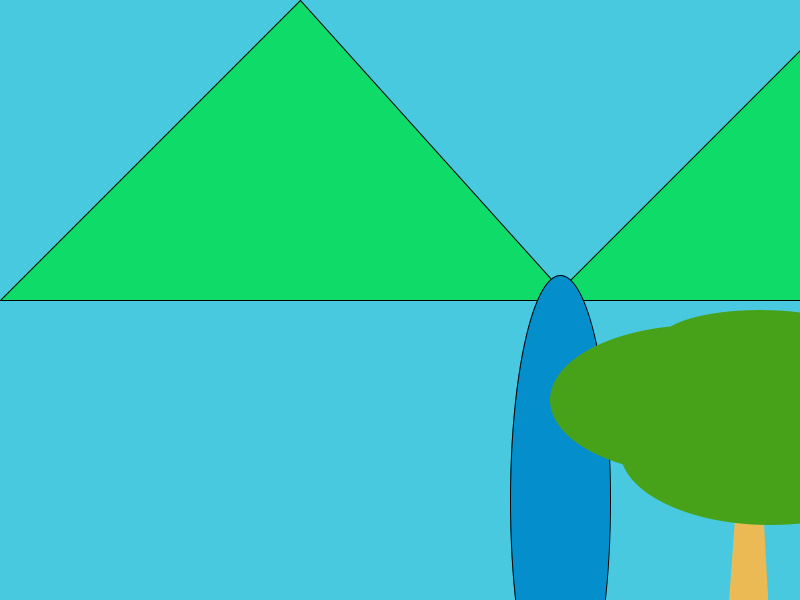
Frame 1 (no input)
Frame 60 (the mouse pressed at the canvas centre just before this capture): identical to frame 1, image omitted
Frame 120 (the mouse held since frame 60 and released just before this capture): identical to frame 1, image omitted

The Processing sketch that drew this single still picture (run headless with seeded random() and noise(); from frame 60 on, the mouse is pressed at the canvas centre):

// Processing sketch: OBJEK
// ── OBJEK.pde
float x, y, z;
float size = 75;

void setup() {
  size (800,600);
}

void draw() {
  background(72,201,223);
  int d;
  d = second();
  
       //gunung
     fill(#0FDB69);
     triangle(550,300,900,300,850,0);
     triangle(0,300,570,300,300,0);
  
  fill(#048ECB);
  ellipse(560,500,70,350);
  ellipse(560,500,100,450);
  
  fill(235,186,84); //pohon1 
  noStroke();
  smooth();
  beginShape();
  vertex(700,1000);
  vertex(790,1000);
  vertex(760,450);
  vertex(740,450);
  endShape();
  fill(71,162,26);
  ellipse(700,400,300,150);
  ellipse(700,450,150,100);
  ellipse(770,450,300,150);
  ellipse(760,340,200,60);
  ellipse(760,400,90,150);
  endShape();
  stroke(0);
}
